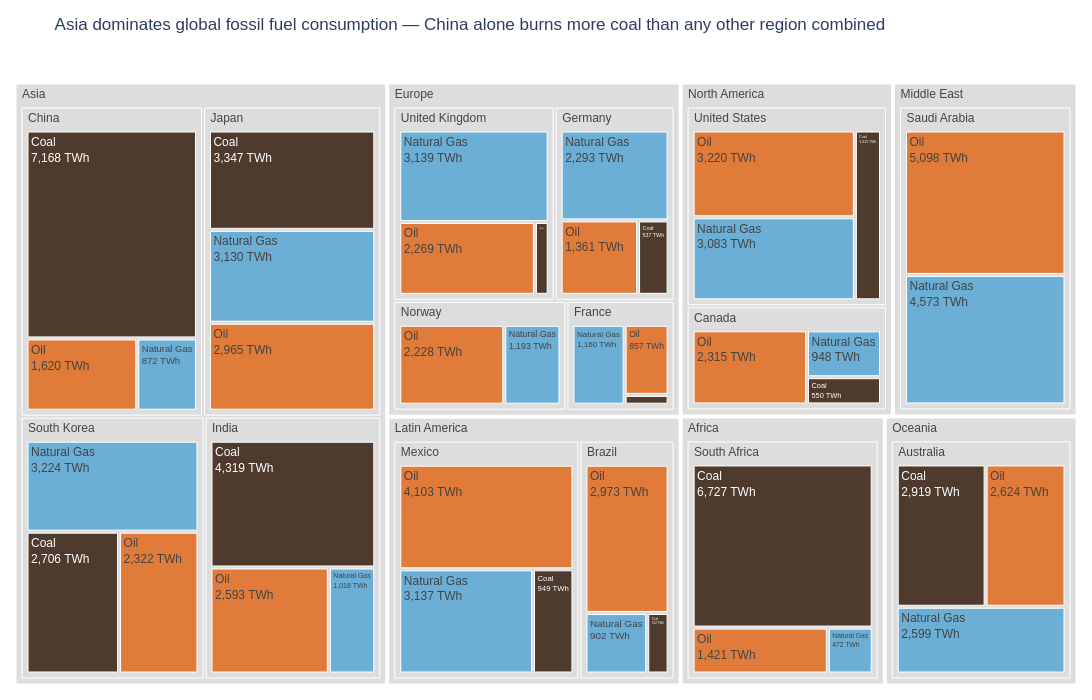

Notebook source saved alongside this figure:
### Markdown cell above
## Task 1 — Treemap: fossil fuel dependency by country

**What to build:** A treemap showing **fossil fuel TWh only**, broken down by Region → Country → Source (Coal / Oil / Natural Gas).

### Code cell
# Task 1 — Treemap: fossil fuel dependency by country

# ── Data prep ─────────────────────────────────────────────────────────────────
fossil = df.loc[df['Source_Type'] == 'Fossil']

# CVD-safe palette for the three fossil sources
# Coal: dark grey-brown, Oil: amber, Natural Gas: muted blue-grey
fossil_color_map = {
    'Coal':        '#4E3B2D',   # dark brown — coal is the dirtiest
    'Oil':         '#E07B39',   # orange — visually distinct from coal
    'Natural Gas': '#6BAED6',   # muted blue — lightest fossil
}

# ── Step 1: Plotly Express base chart ─────────────────────────────────────────
fig = px.treemap(
    fossil,
    path=['Region', 'Country', 'Source'],
    values='TWh',
    color='Source',
    color_discrete_map=fossil_color_map,
    labels={'TWh': 'Energy (TWh)', 'Source': 'Fossil Source'},
    height=700, width=1300
)

# ── Step 2: Labels — TWh only, no percentages ─────────────────────────────────
fig.update_traces(
    textinfo='label+value',
    texttemplate='%{label}<br>%{value:,.0f} TWh',
    hovertemplate='<b>%{label}</b><br>%{value:,.0f} TWh<extra></extra>',
)

# ── Step 3: Grey out parent nodes (Region and Country) ────────────────────────
fig.data[0].marker.colors = [
    c if c in fossil_color_map.values() else '#DDDDDD'
    for c in fig.data[0].marker.colors
]

# ── Step 4: Layout ────────────────────────────────────────────────────────────
fig.update_layout(
    title='Asia dominates global fossil fuel consumption — China alone burns more coal than any other region combined',
    font=dict(family='Arial', size=12),
    margin=dict(l=10, r=10, t=60, b=10),
    paper_bgcolor='white',
)

fig.show()

### Figure 1 — Plotly figure (JSON) as saved in the notebook; plotly's stock layout.template omitted (floating-point values rounded to 4 significant figures)
{"data": [{"branchvalues": "total", "customdata": [["(?)"], ["(?)"], ["(?)"], ["(?)"], ["(?)"], ["(?)"], ["(?)"], ["(?)"], ["(?)"], ["(?)"], ["(?)"], ["(?)"], ["(?)"], ["(?)"], ["(?)"], ["(?)"], ["(?)"], ["(?)"], ["(?)"], ["(?)"], ["(?)"], ["(?)"], ["Coal"], ["Coal"], ["Coal"], ["Coal"], ["Coal"], ["Coal"], ["Coal"], ["Coal"], ["Coal"], ["Coal"], ["Coal"], ["Coal"], ["Coal"], ["Natural Gas"], ["Natural Gas"], ["Natural Gas"], ["Natural Gas"], ["Natural Gas"], ["Natural Gas"], ["Natural Gas"], ["Natural Gas"], ["Natural Gas"], ["Natural Gas"], ["Natural Gas"], ["Natural Gas"], ["Natural Gas"], ["Natural Gas"], ["Natural Gas"], ["Oil"], ["Oil"], ["Oil"], ["Oil"], ["Oil"], ["Oil"], ["Oil"], ["Oil"], ["Oil"], ["Oil"], ["Oil"], ["Oil"], ["Oil"], ["Oil"], ["Oil"]], "domain": {"x": [0, 1], "y": [0, 1]}, "hovertemplate": "<b>%{label}</b><br>%{value:,.0f} TWh<extra></extra>", "ids": ["Africa", "North America/United States", "Asia/China", "Europe/Germany", "Europe/France", "Europe/United Kingdom", "Asia/India", "Latin America/Brazil", "Oceania/Australia", "Middle East", "Asia/South Korea", "Asia/Japan", "Middle East/Saudi Arabia", "Africa/South Africa", "North America/Canada", "Latin America/Mexico", "North America", "Asia", "Europe", "Latin America", "Oceania", "Europe/Norway", "Latin America/Mexico/Coal", "North America/Canada/Coal", "Africa/South Africa/Coal", "Asia/South Korea/Coal", "North America/United States/Coal", "Latin America/Brazil/Coal", "Europe/France/Coal", "Asia/India/Coal", "Asia/Japan/Coal", "Asia/China/Coal", "Europe/Germany/Coal", "Europe/United Kingdom/Coal", "Oceania/Australia/Coal", "Europe/United Kingdom/Natural Gas", "Europe/Germany/Natural Gas", "Asia/India/Natural Gas", "Asia/Japan/Natural Gas", "Latin America/Brazil/Natural Gas", "Latin America/Mexico/Natural Gas", "North America/Canada/Natural Gas", "Africa/South Africa/Natural Gas", "Oceania/Australia/Natural Gas", "Middle East/Saudi Arabia/Natural Gas", "Europe/Norway/Natural Gas", "North America/United States/Natural Gas", "Asia/South Korea/Natural Gas", "Asia/China/Natural Gas", "Europe/France/Natural Gas", "Asia/China/Oil", "Europe/Germany/Oil", "North America/United States/Oil", "Asia/Japan/Oil", "Europe/United Kingdom/Oil", "Asia/India/Oil", "Latin America/Brazil/Oil", "Latin America/Mexico/Oil", "North America/Canada/Oil", "Oceania/Australia/Oil", "Africa/South Africa/Oil", "Europe/Norway/Oil", "Asia/South Korea/Oil", "Europe/France/Oil", "Middle East/Saudi Arabia/Oil"], "labels": ["Africa", "United States", "China", "Germany", "France", "United Kingdom", "India", "Brazil", "Australia", "Middle East", "South Korea", "Japan", "Saudi Arabia", "South Africa", "Canada", "Mexico", "North America", "Asia", "Europe", "Latin America", "Oceania", "Norway", "Coal", "Coal", "Coal", "Coal", "Coal", "Coal", "Coal", "Coal", "Coal", "Coal", "Coal", "Coal", "Coal", "Natural Gas", "Natural Gas", "Natural Gas", "Natural Gas", "Natural Gas", "Natural Gas", "Natural Gas", "Natural Gas", "Natural Gas", "Natural Gas", "Natural Gas", "Natural Gas", "Natural Gas", "Natural Gas", "Natural Gas", "Oil", "Oil", "Oil", "Oil", "Oil", "Oil", "Oil", "Oil", "Oil", "Oil", "Oil", "Oil", "Oil", "Oil", "Oil"], "marker": {"colors": ["#DDDDDD", "#DDDDDD", "#DDDDDD", "#DDDDDD", "#DDDDDD", "#DDDDDD", "#DDDDDD", "#DDDDDD", "#DDDDDD", "#DDDDDD", "#DDDDDD", "#DDDDDD", "#DDDDDD", "#DDDDDD", "#DDDDDD", "#DDDDDD", "#DDDDDD", "#DDDDDD", "#DDDDDD", "#DDDDDD", "#DDDDDD", "#DDDDDD", "#4E3B2D", "#4E3B2D", "#4E3B2D", "#4E3B2D", "#4E3B2D", "#4E3B2D", "#4E3B2D", "#4E3B2D", "#4E3B2D", "#4E3B2D", "#4E3B2D", "#4E3B2D", "#4E3B2D", "#6BAED6", "#6BAED6", "#6BAED6", "#6BAED6", "#6BAED6", "#6BAED6", "#6BAED6", "#6BAED6", "#6BAED6", "#6BAED6", "#6BAED6", "#6BAED6", "#6BAED6", "#6BAED6", "#6BAED6", "#E07B39", "#E07B39", "#E07B39", "#E07B39", "#E07B39", "#E07B39", "#E07B39", "#E07B39", "#E07B39", "#E07B39", "#E07B39", "#E07B39", "#E07B39", "#E07B39", "#E07B39"]}, "name": "", "parents": ["", "North America", "Asia", "Europe", "Europe", "Europe", "Asia", "Latin America", "Oceania", "", "Asia", "Asia", "Middle East", "Africa", "North America", "Latin America", "", "", "", "", "", "Europe", "Latin America/Mexico", "North America/Canada", "Africa/South Africa", "Asia/South Korea", "North America/United States", "Latin America/Brazil", "Europe/France", "Asia/India", "Asia/Japan", "Asia/China", "Europe/Germany", "Europe/United Kingdom", "Oceania/Australia", "Europe/United Kingdom", "Europe/Germany", "Asia/India", "Asia/Japan", "Latin America/Brazil", "Latin America/Mexico", "North America/Canada", "Africa/South Africa", "Oceania/Australia", "Middle East/Saudi Arabia", "Europe/Norway", "North America/United States", "Asia/South Korea", "Asia/China", "Europe/France", "Asia/China", "Europe/Germany", "North America/United States", "Asia/Japan", "Europe/United Kingdom", "Asia/India", "Latin America/Brazil", "Latin America/Mexico", "North America/Canada", "Oceania/Australia", "Africa/South Africa", "Europe/Norway", "Asia/South Korea", "Europe/France", "Middle East/Saudi Arabia"], "textinfo": "label+value", "texttemplate": "%{label}<br>%{value:,.0f} TWh", "type": "treemap", "values": [8620.0, 7318.0, 9660.0, 4191.0, 2137.0, 5638.0, 7930.0, 4187.0, 8142.0, 9671.0, 8252.0, 9442.0, 9671.0, 8620.0, 3813.0, 8189.0, 11130.0, 35280.0, 15390.0, 12380.0, 8142.0, 3421.0, 949.0, 550.0, 6727.0, 2706.0, 1015.0, 312.0, 120.0, 4319.0, 3347.0, 7168.0, 537.0, 230.0, 2919.0, 3139.0, 2293.0, 1018.0, 3130.0, 902.0, 3137.0, 948.0, 472.0, 2599.0, 4573.0, 1193.0, 3083.0, 3224.0, 872.0, 1160.0, 1620.0, 1361.0, 3220.0, 2965.0, 2269.0, 2593.0, 2973.0, 4103.0, 2315.0, 2624.0, 1421.0, 2228.0, 2322.0, 857.0, 5098.0]}], "layout": {"font": {"family": "Arial", "size": 12}, "height": 700, "legend": {"tracegroupgap": 0}, "margin": {"b": 10, "l": 10, "r": 10, "t": 60}, "paper_bgcolor": "white", "title": {"text": "Asia dominates global fossil fuel consumption — China alone burns more coal than any other region combined"}, "width": 1300}}
